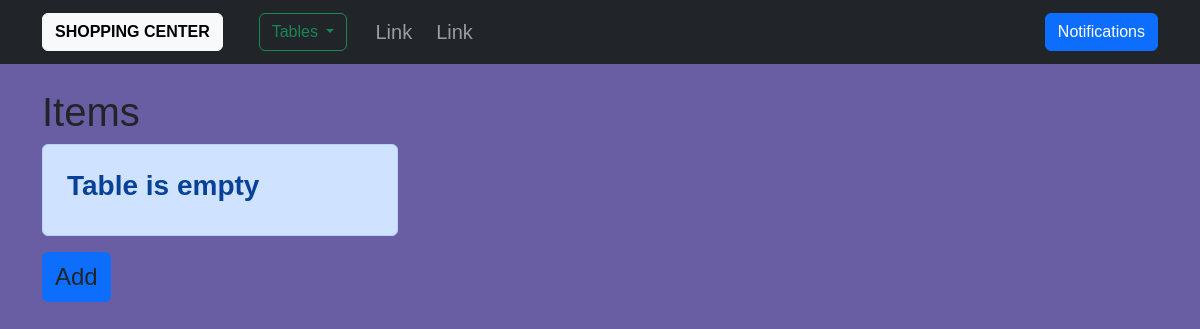
/items, run on an earlier commit of the app's database.
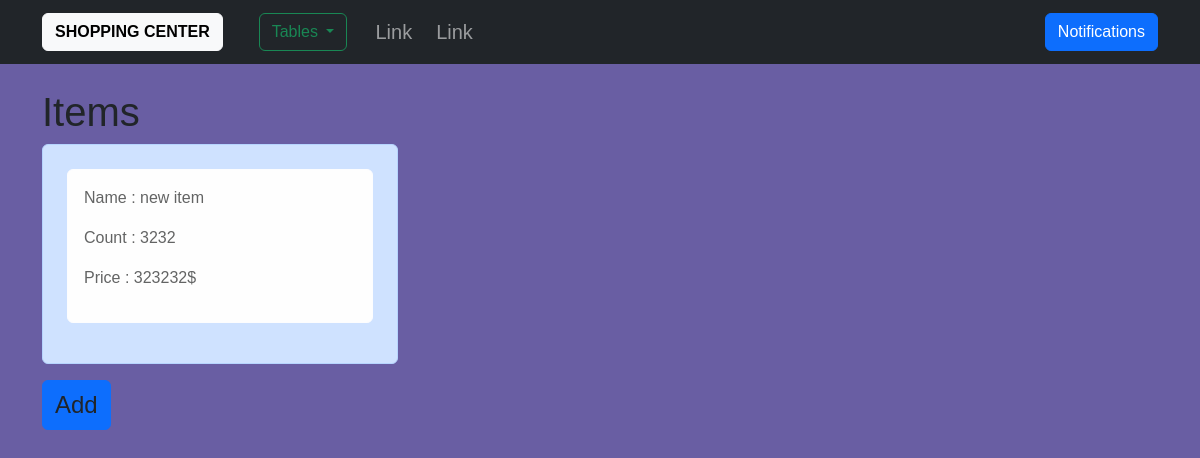
And on a later commit of the database.
### app/models.py (models this page shows, shortened)
class Item(db.Model):
    id = db.Column(db.Integer, primary_key=True)
    name = db.Column(db.String(50), unique=True, nullable=False)
    count = db.Column(db.Integer, nullable=True)
    price = db.Column(db.Integer, nullable=True)
    sale_of_items = db.relationship('Sale_of_item', backref='item', lazy='dynamic')
    supplies = db.relationship('Supply', backref='item', lazy='dynamic')

### app/tables/handlers/view_handlers.py (the view)
@tb.route('/items')
def items_table_view():
    data = Item.query.all()
    return render_template('tables/view/items.html', title='Items', data=data)

### app/routes.py (called while the page is built)
@app.context_processor
def context_processor():
    return dict(notifications=Notifications.query.order_by(Notifications.date.desc()).all())

### templates/tables/view/items.html
{% extends "tables/view/table.html" %}
{% block data %}
    <div class="row">
        {% if data %}
            {% for item in data %}
                <div class="col-4">
                    <div class="p-4 alert alert-primary">
                        <div class="alert alert-light">
                            <p>Name : {{ item.name }}</p>
                            <p>Count : {{ item.count }}</p>
                            <p>Price : {{ item.price }}$</p>
                        </div>
                    </div>
                </div>
            {% endfor %}
        {% else %}
            <div class="col-4">
                    <div class="p-4 alert alert-primary">
                        <h3><b>Table is empty</b></h3>
                    </div>
                </div>
        {% endif %}
    </div>
{% endblock %}
{% block add_link %}
    {{ url_for('tables.items_table_add') }}
{% endblock %}

What changed in the data, as far as the page shows it:
added Item: name "new item", count "3232", price "323232"
Also different on the page:
text no longer shown: "Table is empty"
